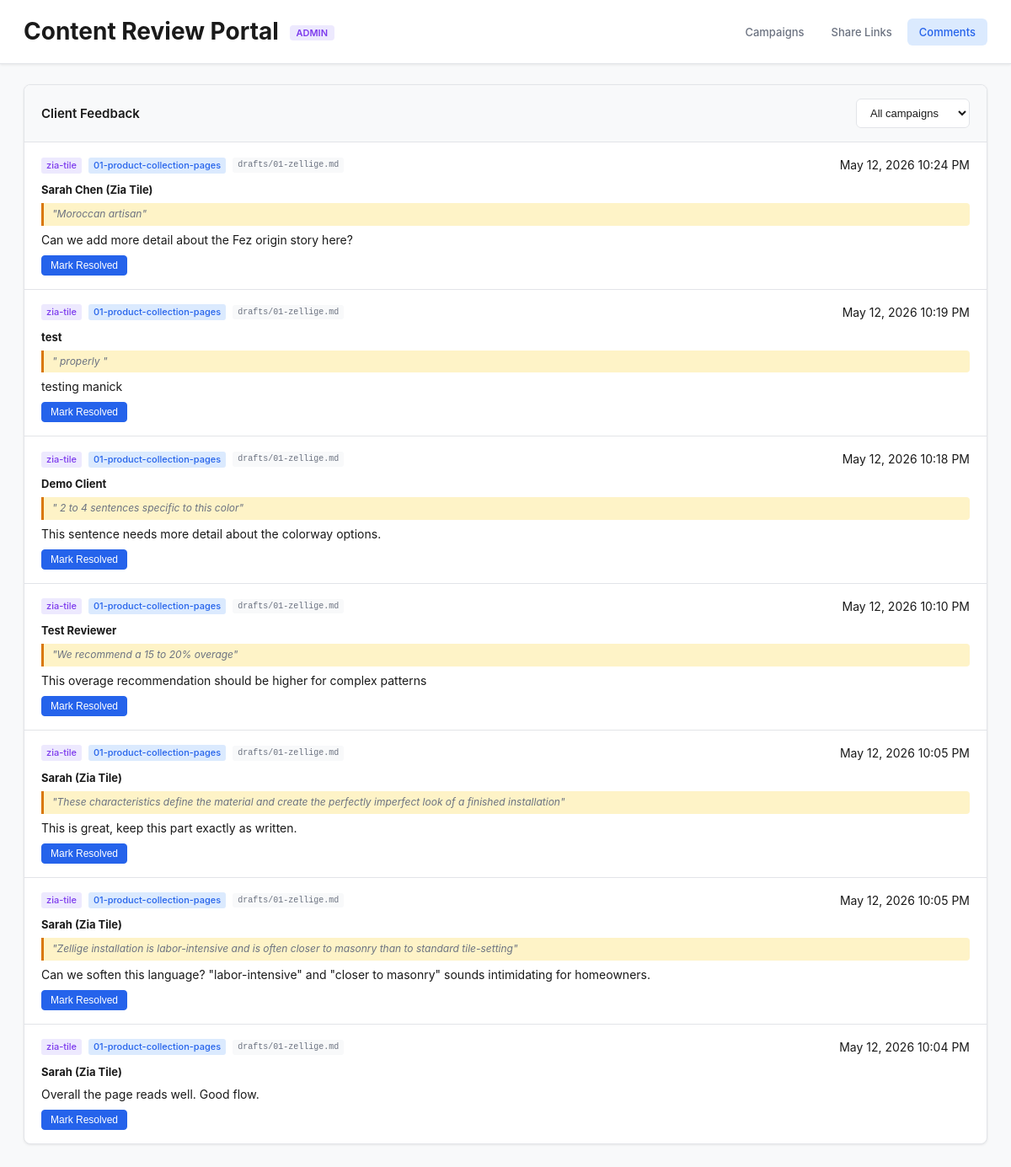
The page /admin/comments on the database its author committed.
### app/models.py (models this page shows)
class ShareLink(Base):
    __tablename__ = "share_links"
    token: Mapped[uuid.UUID] = mapped_column(Uuid, primary_key=True, default=uuid.uuid4)
    client_slug: Mapped[str] = mapped_column(String(100), nullable=False, index=True)
    campaign_slug: Mapped[str] = mapped_column(String(200), nullable=False)
    label: Mapped[str] = mapped_column(String(300), nullable=True)
    recipient_name: Mapped[str | None] = mapped_column(String(200), nullable=True)
    is_active: Mapped[bool] = mapped_column(Boolean, default=True)
    created_at: Mapped[datetime] = mapped_column(DateTime(timezone=True), default=utcnow)
    last_accessed_at: Mapped[datetime | None] = mapped_column(DateTime(timezone=True), nullable=True)
    access_count: Mapped[int] = mapped_column(default=0)
    comments: Mapped[list["Comment"]] = relationship(back_populates="share_link", cascade="all, delete-orphan")

class Comment(Base):
    __tablename__ = "comments"
    id: Mapped[int] = mapped_column(primary_key=True, autoincrement=True)
    share_link_token: Mapped[uuid.UUID] = mapped_column(
        Uuid, ForeignKey("share_links.token", ondelete="CASCADE"), nullable=False, index=True
    )
    content_path: Mapped[str] = mapped_column(String(500), nullable=False, index=True)
    author_name: Mapped[str] = mapped_column(String(200), nullable=False)
    author_email: Mapped[str | None] = mapped_column(String(300), nullable=True)
    body: Mapped[str] = mapped_column(Text, nullable=False)
    highlight_text: Mapped[str | None] = mapped_column(Text, nullable=True)
    anchor_prefix: Mapped[str | None] = mapped_column(Text, nullable=True)
    anchor_suffix: Mapped[str | None] = mapped_column(Text, nullable=True)
    anchor_start_offset: Mapped[int | None] = mapped_column(nullable=True)
    anchor_end_offset: Mapped[int | None] = mapped_column(nullable=True)
    anchor_heading: Mapped[str | None] = mapped_column(Text, nullable=True)
    anchor_paragraph_index: Mapped[int | None] = mapped_column(nullable=True)
    parent_id: Mapped[int | None] = mapped_column(ForeignKey("comments.id", ondelete="CASCADE"), nullable=True)
    resolved: Mapped[bool] = mapped_column(Boolean, default=False)
    resolved_at: Mapped[datetime | None] = mapped_column(DateTime(timezone=True), nullable=True)
    created_at: Mapped[datetime] = mapped_column(DateTime(timezone=True), default=utcnow)
    share_link: Mapped["ShareLink"] = relationship(back_populates="comments")
    replies: Mapped[list["Comment"]] = relationship(back_populates="parent", cascade="all, delete-orphan")
    parent: Mapped["Comment | None"] = relationship(back_populates="replies", remote_side=[id])

### app/routes/admin.py (the view)
@router.get("/comments", response_class=HTMLResponse)
async def admin_comments(
    request: Request,
    token: str | None = None,
    db: AsyncSession = Depends(get_db),
    user: dict | None = Depends(require_admin),
):
    query = select(Comment).where(Comment.parent_id.is_(None)).order_by(desc(Comment.created_at))
    if token:
        query = query.where(Comment.share_link_token == uuid.UUID(token))
    result = await db.execute(query)
    comments = result.scalars().all()
    link_tokens = {c.share_link_token for c in comments}
    links_q = await db.execute(select(ShareLink).where(ShareLink.token.in_(link_tokens)))
    links_map = {lnk.token: lnk for lnk in links_q.scalars().all()}
    reply_counts_q = await db.execute(
        select(Comment.parent_id, func.count(Comment.id))
        .where(Comment.parent_id.isnot(None))
        .group_by(Comment.parent_id)
    )
    reply_counts = dict(reply_counts_q.all())
    all_links_q = await db.execute(select(ShareLink).order_by(desc(ShareLink.created_at)))
    all_links = all_links_q.scalars().all()
    return templates.TemplateResponse("admin/comments.html", {
        "request": request,
        "comments": comments,
        "links_map": links_map,
        "reply_counts": reply_counts,
        "all_links": all_links,
        "selected_token": token,
        "user": user,
    })

### app/templates/admin/comments.html (shortened to what this page needs)
{% extends "base.html" %}
{% block body_class %}admin-page{% endblock %}
{% block body %}
<header class="admin-header">
  <div class="header-inner">
    <h1>Content Review Portal <span class="header-tag">Admin</span></h1>
    <nav class="admin-nav">
      <a href="/admin/campaigns" class="nav-link">Campaigns</a>
      <a href="/admin/" class="nav-link">Share Links</a>
      <a href="/admin/comments" class="nav-link active">Comments</a>
    </nav>
  </div>
</header>
<main class="admin-main">
  <section class="admin-section">
    <div class="section-header">
      <h2>Client Feedback</h2>
      <div class="filter-bar">
        <select id="filterLink" class="form-input" onchange="filterByLink(this.value)" style="width:auto">
          <option value="">All campaigns</option>
        </select>
      </div>
    </div>
    <div class="comments-admin-list">
      {% for comment in comments %}
      <div class="comment-card {% if comment.resolved %}resolved{% endif %}">
        <div class="comment-card-header">
          <div class="comment-source">
            {% set link = links_map.get(comment.share_link_token) %}
            {% if link %}
            <span class="client-tag">{{ link.client_slug }}</span>
            <span class="campaign-tag">{{ link.campaign_slug }}</span>
            {% endif %}
            <span class="content-path-tag">{{ comment.content_path }}</span>
          </div>
          <time>{{ comment.created_at.strftime('%b %d, %Y %I:%M %p') }}</time>
        </div>
        <div class="comment-card-body">
          <div class="comment-author">
            <strong>{{ comment.author_name }}</strong>
          </div>
          {% if comment.highlight_text %}
          <blockquote class="highlight">"{{ comment.highlight_text }}"</blockquote>
          {% endif %}
          <p>{{ comment.body }}</p>
        </div>
        <div class="comment-card-footer">
          {% set replies = reply_counts.get(comment.id, 0) %}
          <form action="/admin/comments/{{ comment.id }}/resolve" method="POST" style="display:inline">
            <button type="submit" class="btn btn-small {% if comment.resolved %}btn-success{% else %}btn-primary{% endif %}">
              {{ 'Unresolve' if comment.resolved else 'Mark Resolved' }}
            </button>
          </form>
        </div>
      </div>
      {% endfor %}
    </div>
  </section>
</main>
{% endblock %}

### app/templates/base.html (shortened to what this page needs)
<!DOCTYPE html>
<html lang="en">
<head>
<link rel="stylesheet" href="/static/styles.css">
</head>
<body class="{% block body_class %}{% endblock %}">
{% block body %}{% endblock %}
</body>
</html>

### app/static/styles.css (style rules this page uses)
:root { --bg: #ffffff; --bg-alt: #f8f9fa; --bg-hover: #f0f1f3; --border: #e2e4e8; --text: #1a1a1a; --text-muted: #6b7280; --accent: #2563eb; --accent-light: #dbeafe; --green: #059669; --green-light: #d1fae5; --orange: #d97706; --orange-light: #fef3c7; --purple: #7c3aed; --purple-light: #ede9fe; --red: #dc2626; --red-light: #fee2e2; --cyan: #0891b2; --cyan-light: #cffafe; --radius: 8px; --shadow: 0 1px 3px rgba(0,0,0,0.08); --shadow-lg: 0 4px 12px rgba(0,0,0,0.1); }
* { margin: 0; padding: 0; box-sizing: border-box; }
body { font-family: -apple-system, BlinkMacSystemFont, 'Segoe UI', Roboto, sans-serif; background: var(--bg-alt); color: var(--text); line-height: 1.55; font-size: 14px; }
.header-inner { max-width: 1200px; margin: 0 auto; display: flex; align-items: center; justify-content: space-between; gap: 16px; }
.form-input { width: 100%; padding: 8px 12px; border: 1px solid var(--border); border-radius: 6px; font-size: 13px; background: var(--bg); color: var(--text); outline: none; }
.btn { padding: 8px 16px; border: none; border-radius: 6px; font-size: 13px; font-weight: 500; cursor: pointer; transition: opacity 0.15s; }
.btn-primary { background: var(--accent); color: #fff; }
.btn-small { padding: 4px 10px; font-size: 12px; border: 1px solid var(--border); border-radius: 4px; background: var(--bg); color: var(--text); cursor: pointer; }
.btn-small.btn-primary { background: var(--accent); color: #fff; border-color: var(--accent); }
.highlight { font-size: 12px; font-style: italic; color: var(--text-muted); border-left: 3px solid var(--orange); padding: 4px 10px; margin: 6px 0; background: var(--orange-light); border-radius: 0 4px 4px 0; }
.admin-header { background: var(--bg); border-bottom: 1px solid var(--border); padding: 16px 28px; position: sticky; top: 0; z-index: 100; box-shadow: var(--shadow); }
.header-tag { font-size: 11px; font-weight: 600; text-transform: uppercase; padding: 2px 8px; border-radius: 4px; background: var(--purple-light); color: var(--purple); vertical-align: middle; margin-left: 6px; }
.admin-nav { display: flex; gap: 4px; }
.nav-link { padding: 6px 14px; border-radius: 6px; text-decoration: none; font-size: 13px; font-weight: 500; color: var(--text-muted); }
.nav-link.active { background: var(--accent-light); color: var(--accent); }
.admin-main { max-width: 1400px; margin: 0 auto; padding: 24px 28px; }
.admin-section { background: var(--bg); border: 1px solid var(--border); border-radius: var(--radius); margin-bottom: 20px; box-shadow: var(--shadow); overflow: hidden; }
.section-header { display: flex; align-items: center; justify-content: space-between; padding: 16px 20px; border-bottom: 1px solid var(--border); background: var(--bg-alt); }
.section-header h2 { font-size: 15px; font-weight: 600; }
.client-tag { display: inline-block; font-size: 11px; padding: 1px 6px; border-radius: 3px; background: var(--purple-light); color: var(--purple); font-weight: 500; }
.campaign-tag { display: inline-block; font-size: 11px; padding: 1px 6px; border-radius: 3px; background: var(--accent-light); color: var(--accent); font-weight: 500; margin-left: 4px; }
.content-path-tag { display: inline-block; font-size: 10px; padding: 1px 6px; border-radius: 3px; background: var(--bg-alt); color: var(--text-muted); font-family: monospace; margin-left: 4px; }
.comments-admin-list { display: flex; flex-direction: column; gap: 0; }
.comment-card { padding: 16px 20px; border-bottom: 1px solid var(--border); }
.comment-card:last-child { border-bottom: none; }
.comment-card-header { display: flex; align-items: center; justify-content: space-between; margin-bottom: 8px; }
.comment-source { display: flex; align-items: center; gap: 4px; }
.comment-card-body { margin-bottom: 8px; }
.comment-card-body p { font-size: 14px; line-height: 1.5; margin-top: 6px; }
.comment-author { font-size: 13px; }
.comment-card-footer { display: flex; align-items: center; gap: 10px; }
.filter-bar { display: flex; gap: 8px; }

### rows shown on the page
Comment: content_path "drafts/01-zellige.md", created_at "May 12, 2026 10:24 PM", author_name "Sarah Chen (Zia Tile)", highlight_text "Moroccan artisan", body "Can we add more detail about the Fez origin story here?", resolved "Mark Resolved"
ShareLink: client_slug "zia-tile", campaign_slug "01-product-collection-pages"
Comment: content_path "drafts/01-zellige.md", created_at "May 12, 2026 10:19 PM", author_name "test", highlight_text "properly", body "testing manick", resolved "Mark Resolved"
Comment: content_path "drafts/01-zellige.md", created_at "May 12, 2026 10:18 PM", author_name "Demo Client", highlight_text "2 to 4 sentences specific to this color", body "This sentence needs more detail about the colorway options.", resolved "Mark Resolved"
Comment: content_path "drafts/01-zellige.md", created_at "May 12, 2026 10:10 PM", author_name "Test Reviewer", highlight_text "We recommend a 15 to 20% overage", body "This overage recommendation should be higher for complex patterns", resolved "Mark Resolved"
Comment: content_path "drafts/01-zellige.md", created_at "May 12, 2026 10:05 PM", author_name "Sarah (Zia Tile)", highlight_text "These characteristics define the material and create the perfectly imperfect look of a finished installation", body "This is great, keep this part exactly as written.", resolved "Mark Resolved"
Comment: content_path "drafts/01-zellige.md", created_at "May 12, 2026 10:05 PM", author_name "Sarah (Zia Tile)", highlight_text "Zellige installation is labor-intensive and is often closer to masonry than to standard tile-setting", body "Can we soften this language? \"labor-intensive\" and \"closer to masonry\" sounds intimidating for homeowners.", resolved "Mark Resolved"
Comment: content_path "drafts/01-zellige.md", created_at "May 12, 2026 10:04 PM", author_name "Sarah (Zia Tile)", body "Overall the page reads well. Good flow.", resolved "Mark Resolved"
